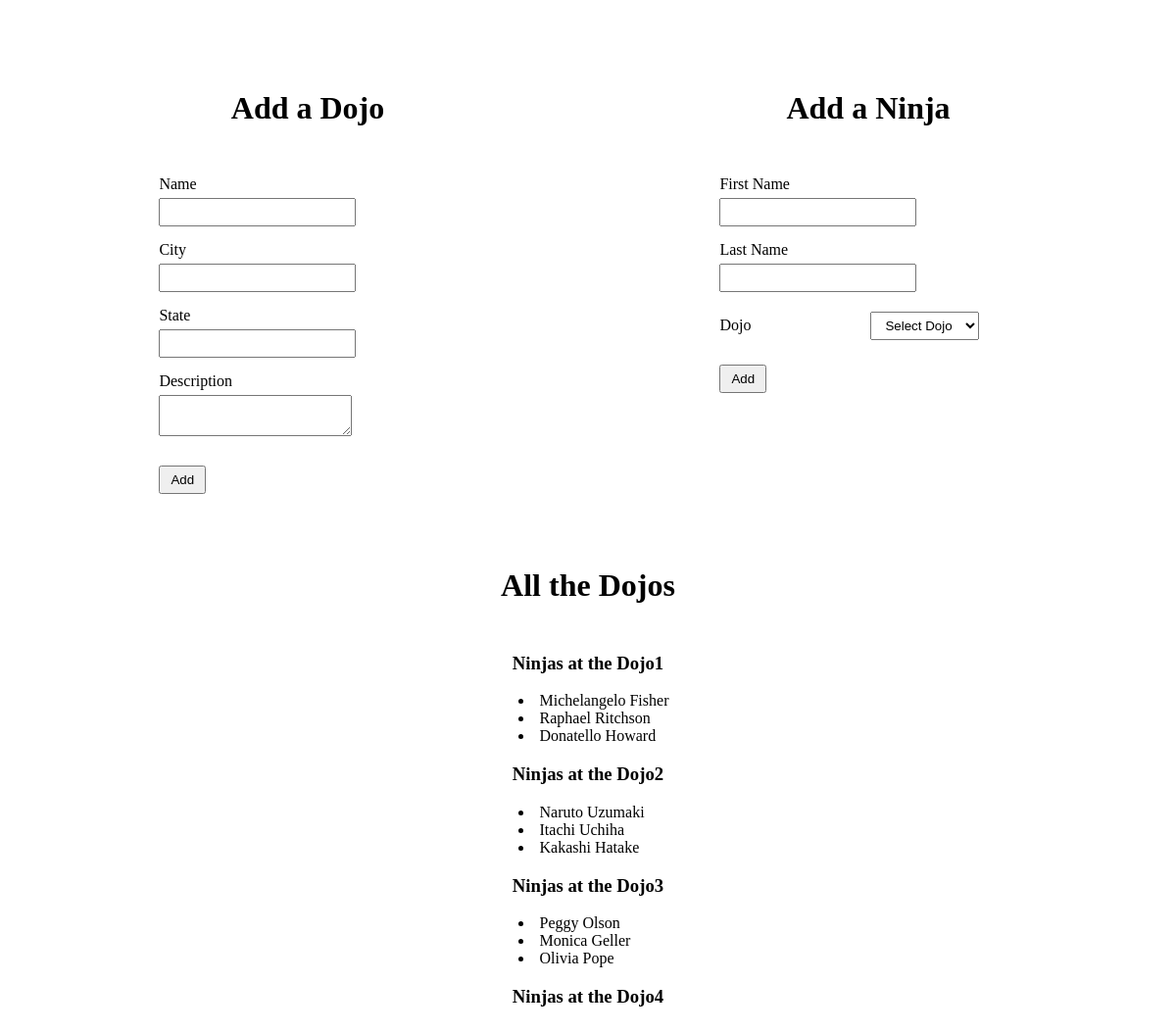
Before: / with the older database file.
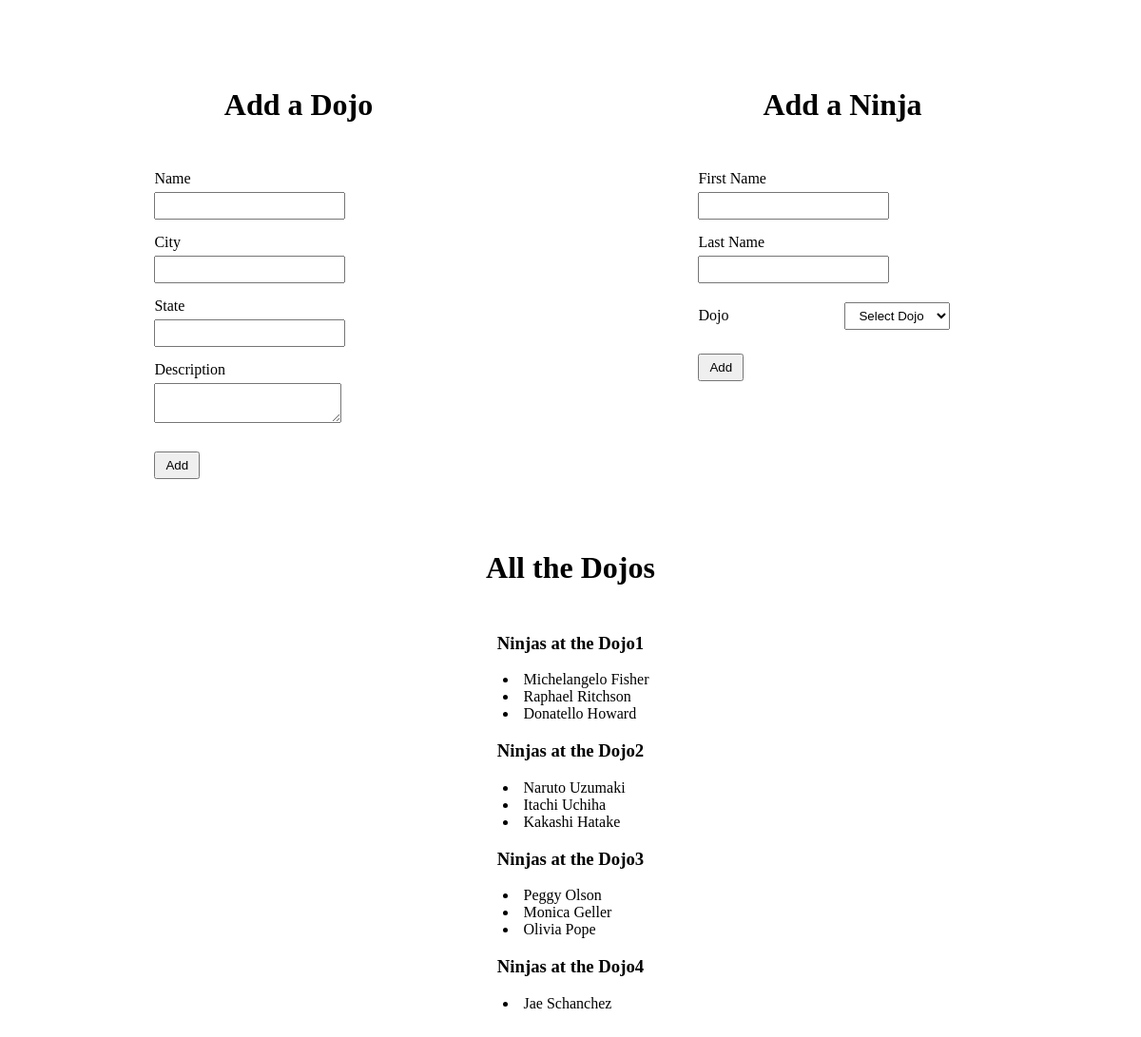
After: the same page with the newer database file.
### dojo_ninjas_app/models.py (models this page shows, shortened)
class Dojos(models.Model):
    name = models.CharField(max_length=255)
    city = models.CharField(max_length=255)
    state = models.CharField(max_length=255)
    desc = TextField()
    created_at = models.DateTimeField(auto_now_add=True)
    updated_at = models.DateTimeField(auto_now=True)

class Ninjas(models.Model):
    first_name = models.CharField(max_length=255)
    last_name = models.CharField(max_length=255)
    dojo = models.ForeignKey(Dojos, related_name = "ninjas", on_delete = models.CASCADE)
    created_at = models.DateTimeField(auto_now_add=True)
    updated_at = models.DateTimeField(auto_now=True)

### dojo_ninjas_app/views.py (the view)
# urls.py: path('', views.index),
def index(request):
    context = {
        'dojos' : Dojos.objects.all(),
        'ninjas' : Ninjas.objects.all(),
    }
    return render(request, "home.html", context)

### dojo_ninjas_app/templates/home.html (shortened to what this page needs)
<!DOCTYPE html>
<html lang="en">
<head>
    {% load static %}
    <link rel="stylesheet" href="{% static 'css/style.css' %}">
</head>
<body>
    <div id="wrapper">
        <div id=forms>
            <div id="dojo">
                <h1>Add a Dojo</h1>
                <form action="/add_dojo" method="POST">
                    <div class="form_group">
                        <label for="name">Name</label>
                        <input type="text" name="name">
                    </div>
                    <div class="form_group">
                        <label for="city">City</label>
                        <input type="text" name="city">
                    </div>
                    <div class="form_group">
                        <label for="state">State</label>
                        <input type="text" name="state">
                    </div>
                    <div class="form_group">
                        <label for="description">Description</label>
                        <textarea name="desc"></textarea>
                    </div>
                    <input type="submit" class="button" value="Add">
                </form>
            </div>
            <div id="ninja">
                <h1>Add a Ninja</h1>
                <form action="/add_ninja" method="POST">
                    <div class="form_group">
                        <label for="first name">First Name</label>
                        <input type="text" name="first_name">
                    </div>
                    <div class="form_group">
                        <label for="last name">Last Name</label>
                        <input type="text" name="last_name">
                    </div>
                    <div class="form_group">
                        <label for="dojo">Dojo</label>
                        <select name="dojo_id" id="dojo_name">
                            <option value="0">Select Dojo</option>
                        </select>
                    </div>
                    <input type="submit" class="button" value="Add">
                </form>
            </div>
        </div>
        <div id="list">
            <h1>All the Dojos</h1>
            {% for dojo in dojos %}
            <h3>Ninjas at the {{dojo.name}}</h3>
                <ul>
                    {% for ninja in dojo.ninjas.all %}
                    <li>{{ninja.first_name}} {{ninja.last_name}}</li>
                    {% endfor %}
                </ul>
            {% endfor %}
        </div>
    </div>
</body>
</html>

### dojo_ninjas_app/static/css/style.css (style rules this page uses)
#wrapper { padding: 20px; }
#forms { display: flex; }
#dojo, #ninja { padding: 20px; margin: 2% 10%; flex: 1; }
textarea { display: inline-block; }
.button { margin: 10px 0px; }
h1 { text-align: center; margin-bottom: 50px; }
h3 { text-align: center; }
ul, li { list-style: inside; padding-left: 25%; }
label { display: inline-block; width: 150px; margin-left: auto; }
input, textarea, select { padding: 5px 10px; margin: 5px 0; }
.form_group, textarea { margin-bottom: 10px; vertical-align: middle; }

Changed rows visible on the page:
added Ninjas: first_name "Jae", last_name "Schanchez", shown under Dojos "Dojo4"
